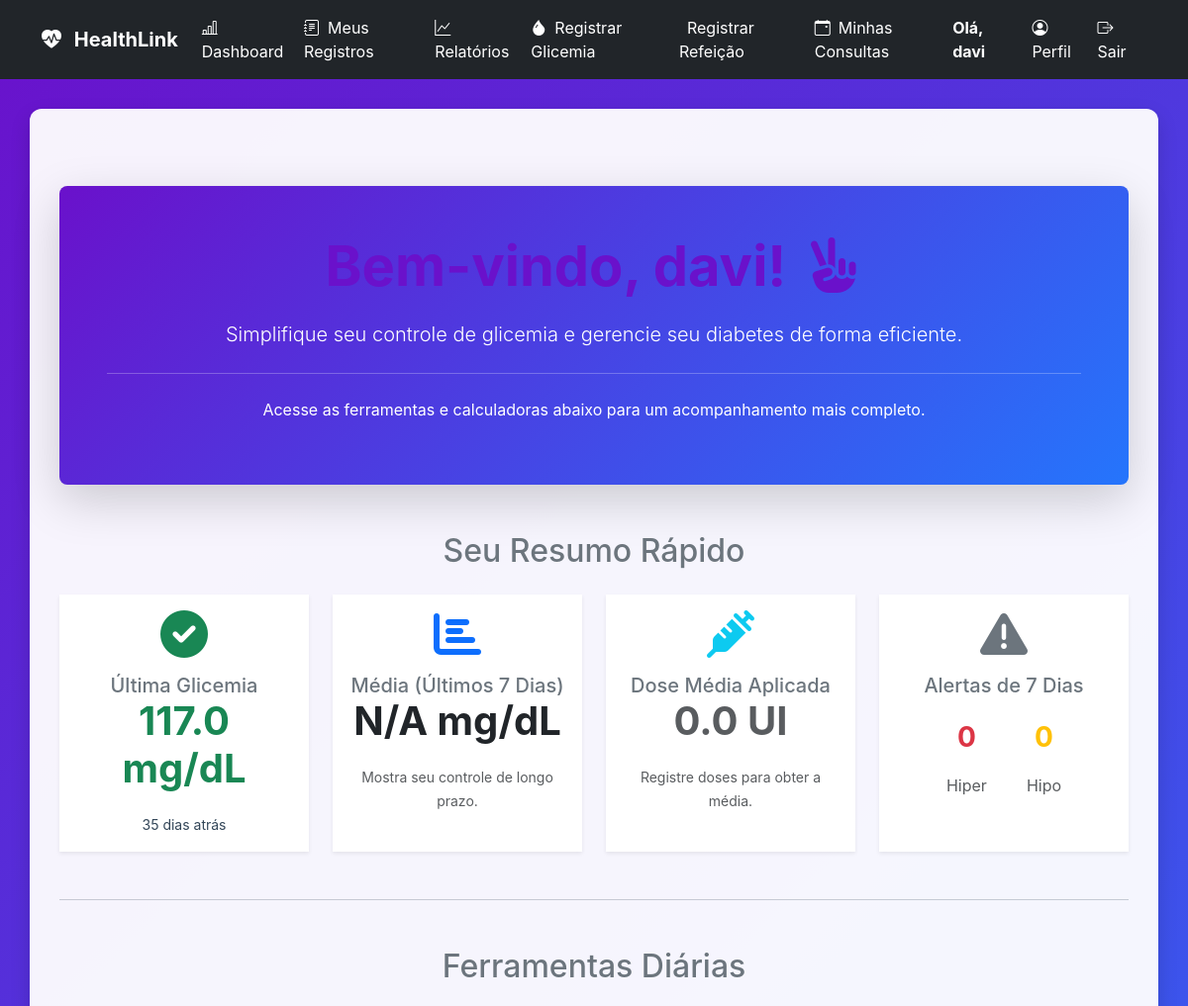
Before: /dashboard (signed in, upper part) with the older database file.
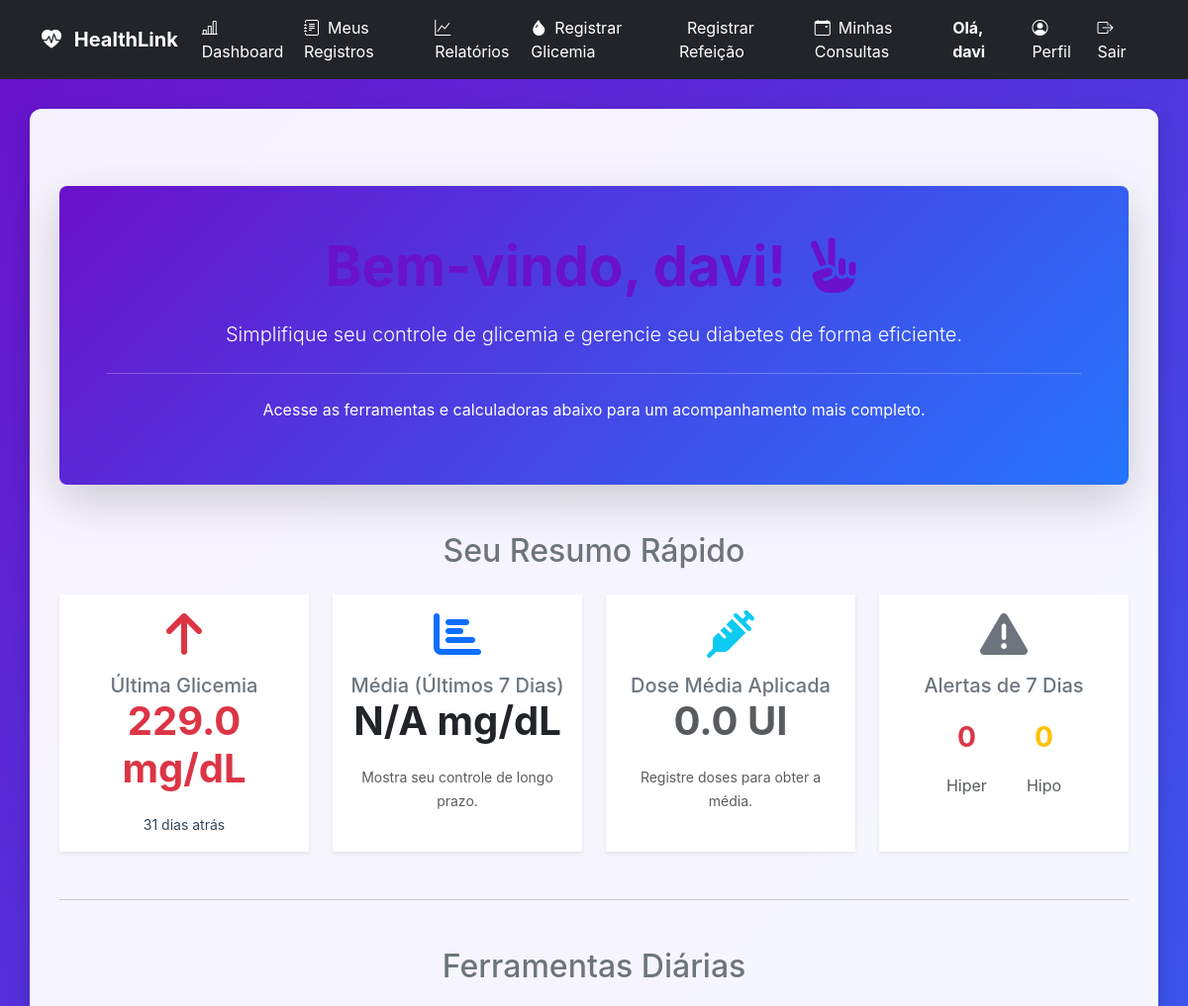
After: the same page with the newer database file.
### tables this page shows
CREATE TABLE registros (
                    id INTEGER PRIMARY KEY,
                    user_id INTEGER NOT NULL,
                    data_hora TEXT NOT NULL,
                    tipo TEXT NOT NULL,
                    valor REAL,
                    observacoes TEXT,
                    alimentos_json TEXT,
                    total_calorias REAL,
                    total_carbs REAL, dose_insulina REAL, dose_aplicada REAL, tipo_medicao TEXT,
                    FOREIGN KEY (user_id) REFERENCES users (id)
                );

### app.py (the view)
@app.route('/dashboard')
@login_required
def dashboard():
    if current_user.role in ['admin', 'secretario']:
        return redirect(url_for('dashboard_gestao'))
    elif current_user.role == 'medico':
        return redirect(url_for('dashboard_medico'))
    elif current_user.role == 'cuidador':
        return redirect(url_for('dashboard_cuidador'))
    elif current_user.role == 'paciente':
        paciente_id = current_user.id
        resumo_dados = db_manager.obter_resumo_paciente(paciente_id)
        dose_media = db_manager.calcular_dose_media_aplicada(paciente_id, dias=14)
        return render_template('dashboard_paciente.html', # Renomeado para clareza
                               resumo_dados=resumo_dados,
                               dose_media_aplicada=dose_media)
    flash("Seu perfil não está configurado. Por favor, entre em contato com o suporte.", 'danger')
    return redirect(url_for('logout'))

### app.py (called while the page is built)
@app.context_processor
def inject_now():
    return {'now': datetime.now}

### database_manager.py (called while the page is built)
    def get_db_connection(self):
        conn = sqlite3.connect(self.db_path)
        conn.execute("PRAGMA foreign_keys = ON;")
        conn.row_factory = sqlite3.Row
        return conn

    def carregar_usuario_por_id(self, user_id):
        conn = self.get_db_connection()
        user_data = conn.execute(
            "SELECT id, username, role, email, nome_completo, razao_ic, fator_sensibilidade, data_nascimento, sexo, telefone, medico_id FROM users WHERE id = ?",
            (user_id,)
        ).fetchone()
        conn.close()
        return dict(user_data) if user_data else None

### models.py (called while the page is built)
    @property
    def is_paciente(self):
        return self.role == 'paciente' or self.role == 'user'

### templates/dashboard_paciente.html (shortened to what the changed rows need)
{% extends 'base.html' %}
{% block content %}
<div class="container my-5">
    <div class="p-5 mb-4 bg-primary rounded-3 shadow-lg text-center text-white hero-dashboard">
        <h1 class="display-4 fw-bold">Bem-vindo, {{ current_user.username }}! <i class="fas fa-hand-peace ms-2"></i>
        </h1>
    </div>
    <h2 class="text-center mt-5 mb-4 text-secondary">Seu Resumo Rápido</h2>
    {% if resumo_dados.ultimo_registro %}
    {% set glicemia_valor = resumo_dados.ultimo_registro.valor | float %}
    {% set status_class = 'text-danger' if glicemia_valor > 180 else ('text-warning' if glicemia_valor < 70
        else 'text-success' ) %} {% set status_icon='fa-arrow-up' if glicemia_valor> 180 else ('fa-arrow-down' if
        glicemia_valor < 70 else 'fa-check-circle' ) %} <div class="row g-4 mb-4">
            <div class="col-12 col-md-6 col-lg-3">
                <div class="dashboard-card bg-white text-center shadow-sm h-100 p-3">
                    <div class="card-body">
                        <i class="fas {{ status_icon }} fa-3x mb-3 {{ status_class }}"></i>
                        <h5 class="card-title text-secondary">Última Glicemia</h5>
                        <h2 class="card-text display-6 fw-bold {{ status_class }}">
                            {{ resumo_dados.ultimo_registro.valor }} mg/dL
                        </h2>
                        <p class="card-text"><small>{{ resumo_dados.ultimo_registro.tempo_desde_ultimo }}</small></p>
                    </div>
                </div>
            </div>
            <div class="col-12 col-md-6 col-lg-3">
                <div class="dashboard-card bg-white text-center shadow-sm h-100 p-3">
                    <div class="card-body">
                        <i class="fas fa-chart-bar fa-3x mb-3 text-primary"></i>
                        <h5 class="card-title text-secondary">Média (Últimos 7 Dias)</h5>
                        <h2 class="card-text display-6 fw-bold text-dark">
                            {% if resumo_dados.media_ultima_semana %}
                            {{ resumo_dados.media_ultima_semana }} mg/dL
                            {% else %}
                            N/A
                            {% endif %}
                        </h2>
                        <p class="card-text"><small class="text-muted">Mostra seu controle de longo prazo.</small></p>
                    </div>
                </div>
            </div>
            <div class="col-12 col-md-6 col-lg-3">
                <div class="dashboard-card bg-white text-center shadow-sm h-100 p-3">
                    <div class="card-body">
                        <i class="fas fa-syringe fa-3x mb-3 text-info"></i>
                        <h5 class="card-title text-secondary">Dose Média Aplicada</h5>
                        {% if dose_media_aplicada is not none and dose_media_aplicada > 0 %}
                        <h2 class="card-text display-6 fw-bold text-dark">{{ dose_media_aplicada }} UI</h2>
                        <p class="card-text"><small class="text-muted">Média das últimas 2 semanas (Sugestão).</small>
                        </p>
                        {% else %}
                        <h2 class="card-text display-6 fw-bold text-muted">0.0 UI</h2>
                        <p class="card-text"><small class="text-muted">Registre doses para obter a média.</small></p>
                        {% endif %}
                    </div>
                </div>
            </div>
            <div class="col-12 col-md-6 col-lg-3">
                <div class="dashboard-card bg-white text-center shadow-sm h-100 p-3">
                    <div class="card-body">
                        <i class="fas fa-exclamation-triangle fa-3x mb-3 text-secondary"></i>
                        <h5 class="card-title text-secondary">Alertas de 7 Dias</h5>
                        <div class="d-flex justify-content-center align-items-center mt-3">
                            <div class="p-2 me-4">
                                <h3 class="fw-bolder text-danger">{{ resumo_dados.hiperglicemia_count }}</h3>
                                <p class="mb-0 text-muted">Hiper</p>
                            </div>
                            <div class="p-2">
                                <h3 class="fw-bolder text-warning">{{ resumo_dados.hipoglicemia_count }}</h3>
                                <p class="mb-0 text-muted">Hipo</p>
                            </div>
                        </div>
                    </div>
                </div>
            </div>
</div>
{% else %}
<div class="alert alert-info text-center mt-5" role="alert">
    Ainda não há registros de glicemia. Use o botão **"Registrar"** para começar a acompanhar seus dados!
</div>
{% endif %}
<h2 class="text-center mb-4 text-secondary">Ferramentas Diárias</h2>
</div>
{% endblock %}

Changed rows visible on the page:
no longer on this page (row unchanged): registros: ultimo_registro.valor "117.0"
added registros: ultimo_registro.valor "229.0"
Other visible differences:
{{ resumo_dados.ultimo_registro.tempo_desde_ultimo }}: "35 dias atrás" → "31 dias atrás"
